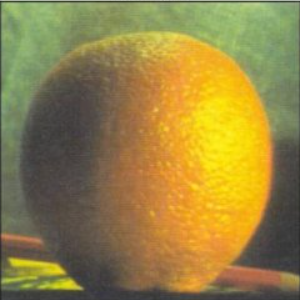
#> input picture HW1/input/p1-1-2.png, 300 x 300 px, found by its file name
$ python blending.py   (older library calls are emulated)
#> lines starting #> are read from the running program, lines starting #| are printed output that depends on the picture; after the words box and inside, x2 and y2 are one past the last pixel; in counts of white or black regions, pixels touching at a corner belong together
### HW1/src/gaussian_pyramid.py
import numpy as np
import cv2
import convolution

class gaussian_pyramid:
    pyramid = []
    def __init__(self, img, levels, kernel = [], gauss_kernel_par= 0.3):
        self.img = img
        self.levels = levels
        if kernel == []:
            self.kernel = convolution.gaussian_kernel(gauss_kernel_par)
        else:
            self.kernel = kernel

    # [72 lines left out: functions interpolation, up_sample, down_sample, down, up, build and 1 more, not called in this run]

    def show(self, name = 'gauss_pyramid'):
        for i in range(self.levels):
            cv2.imwrite(name + str(i) + '.jpg', self.get(i))

# [17 lines left out: function load_kernels, not called in this run]

# [23 lines that do not run on import are left out]

### HW1/src/convolution.py
import numpy as np
import cv2
import time

def gaussian_kernel(gauss_kernel_par):
    vect = np.array([1/4.0 - gauss_kernel_par/2.0, 1/4.0, gauss_kernel_par, 1/4.0, 1/4.0 - gauss_kernel_par/2.0])
    return np.outer(vect, np.transpose(vect))

# [8 lines left out: function padding, not called in this run]

def flip(kernel):
    return np.flip(np.flip(kernel, 0), 1)

# [79 lines left out: functions validate, norm, convolve, load_kernels, not called in this run]

# [24 lines that do not run on import are left out]

### HW1/src/laplacian_pyramid.py
import numpy as np
import cv2
import convolution
import gaussian_pyramid as gp

class laplacian_pyramid:
    pyramid = []
    def __init__(self, img, levels, kernel = [], gauss_kernel_par = 0.3):
        self.img = img
        self.levels = levels
        if kernel == []:
            self.kernel = convolution.gaussian_kernel(gauss_kernel_par)
        else:
            self.kernel = kernel

    # [36 lines left out: functions gauss_operation, up_sample, down, up, not called in this run]

    def build(self):
        self.pyramid = []
        gaussian_pyramid = gp.gaussian_pyramid(self.img, self.levels + 1, kernel = self.kernel)
        gaussian_pyramid.build()
        for i in range(-1, self.levels -1):
            self.pyramid.append(self.up(i, gaussian_pyramid))
        #set last level of laplace pyramid = last level of gauss pyramid
        self.pyramid[self.levels - 1] = gaussian_pyramid.get(self.levels - 1)

    # [15 lines left out: functions reconstruct, get, show, not called in this run]


# [19 lines that do not run on import are left out]

### HW1/src/blending.py
import cv2
import numpy as np
import gaussian_pyramid as gp
import laplacian_pyramid as lp
import fourier

def inverse(mask, value = 255):
    return np.full(mask.shape, value) - mask

# [33 lines left out: functions change_dim, set_mask, not called in this run]

def combine(first_img, second_img, mask):
    return (first_img*mask)/255.0 + (second_img*inverse(mask))/255.0

# [18 lines left out: function blending, not called in this run]

if __name__ == "__main__":
    image_names = ['input/p1-1-2.png', 'input/p1-1-3.png', 'input/p1-1-0.jpg', 'input/p1-1-1.jpg','input/p1-1-4.jpg','input/p1-1-5.jpg','input/p1-1-7.jpg']
    name_it = 0

    for i in range(3):
        image1 = cv2.imread(image_names[i], 1)
#> image1 is the input picture: shape (300, 300, 3); mean B, G, R 68.3, 131, 149.7
        image2 = cv2.imread(image_names[i+1], 1)
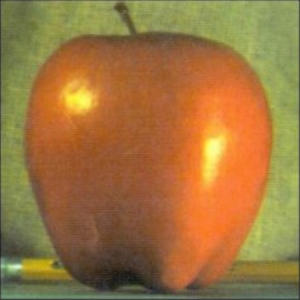
#> input picture HW1/input/p1-1-3.png, 300 x 300 px, found by its file name
#> image2 is the input picture: shape (300, 300, 3); mean B, G, R 63.7, 117.7, 157.9
        image2 = cv2.resize(image2, (image1.shape[1],image1.shape[0]))
        mask = set_mask(mask_type = 'left_right', img_shape = image1.shape)
        cv2.imwrite('output/p1-2-4-' + str(name_it) + '.jpg', blending(image1, image2, mask, level = 6))
#> in __init__, `self.img = img`:
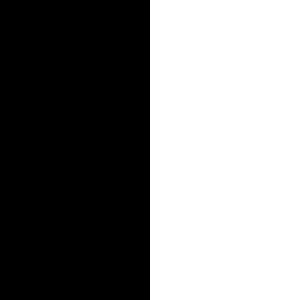
#> self.img: shape (300, 300, 3) float64; 50% white; 1 white region, box (x1, y1, x2, y2) and area: (150, 0, 300, 300) 45000
#> (the run stopped early here; a loop or call above may not have finished)
